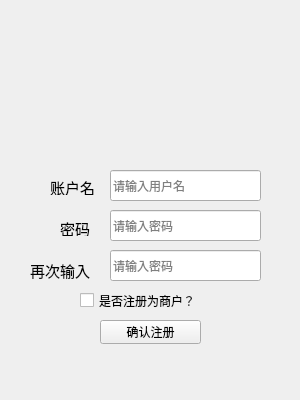
<?xml version="1.0" encoding="UTF-8"?>
<ui version="4.0">
 <class>userRegister</class>
 <widget class="QWidget" name="userRegister">
  <property name="geometry">
   <rect>
    <x>0</x>
    <y>0</y>
    <width>300</width>
    <height>400</height>
   </rect>
  </property>
  <property name="minimumSize">
   <size>
    <width>300</width>
    <height>400</height>
   </size>
  </property>
  <property name="maximumSize">
   <size>
    <width>300</width>
    <height>400</height>
   </size>
  </property>
  <property name="windowTitle">
   <string>注册</string>
  </property>
  <widget class="QLineEdit" name="password_input">
   <property name="geometry">
    <rect>
     <x>110</x>
     <y>210</y>
     <width>151</width>
     <height>31</height>
    </rect>
   </property>
   <property name="echoMode">
    <enum>QLineEdit::Password</enum>
   </property>
   <property name="placeholderText">
    <string>请输入密码</string>
   </property>
  </widget>
  <widget class="QPushButton" name="register_button">
   <property name="geometry">
    <rect>
     <x>100</x>
     <y>320</y>
     <width>101</width>
     <height>24</height>
    </rect>
   </property>
   <property name="minimumSize">
    <size>
     <width>0</width>
     <height>0</height>
    </size>
   </property>
   <property name="text">
    <string>确认注册</string>
   </property>
  </widget>
  <widget class="QLabel" name="password_label">
   <property name="geometry">
    <rect>
     <x>60</x>
     <y>220</y>
     <width>41</width>
     <height>16</height>
    </rect>
   </property>
   <property name="font">
    <font>
     <pointsize>11</pointsize>
    </font>
   </property>
   <property name="text">
    <string>密码</string>
   </property>
  </widget>
  <widget class="QLineEdit" name="username_input">
   <property name="geometry">
    <rect>
     <x>110</x>
     <y>170</y>
     <width>151</width>
     <height>31</height>
    </rect>
   </property>
   <property name="placeholderText">
    <string>请输入用户名</string>
   </property>
  </widget>
  <widget class="QLabel" name="username_label">
   <property name="geometry">
    <rect>
     <x>50</x>
     <y>180</y>
     <width>72</width>
     <height>15</height>
    </rect>
   </property>
   <property name="font">
    <font>
     <pointsize>11</pointsize>
    </font>
   </property>
   <property name="text">
    <string>账户名</string>
   </property>
  </widget>
  <widget class="QLineEdit" name="password_input_2">
   <property name="geometry">
    <rect>
     <x>110</x>
     <y>250</y>
     <width>151</width>
     <height>31</height>
    </rect>
   </property>
   <property name="text">
    <string/>
   </property>
   <property name="echoMode">
    <enum>QLineEdit::Password</enum>
   </property>
   <property name="placeholderText">
    <string>请输入密码</string>
   </property>
  </widget>
  <widget class="QLabel" name="password_label_2">
   <property name="geometry">
    <rect>
     <x>30</x>
     <y>260</y>
     <width>71</width>
     <height>20</height>
    </rect>
   </property>
   <property name="font">
    <font>
     <pointsize>11</pointsize>
    </font>
   </property>
   <property name="text">
    <string>再次输入</string>
   </property>
  </widget>
  <widget class="QCheckBox" name="checkBox">
   <property name="geometry">
    <rect>
     <x>80</x>
     <y>290</y>
     <width>161</width>
     <height>21</height>
    </rect>
   </property>
   <property name="text">
    <string>是否注册为商户？</string>
   </property>
  </widget>
  <widget class="QLabel" name="label">
   <property name="geometry">
    <rect>
     <x>20</x>
     <y>10</y>
     <width>271</width>
     <height>141</height>
    </rect>
   </property>
   <property name="text">
    <string/>
   </property>
   <property name="pixmap">
    <pixmap resource="ImageSource.qrc">:/assets/logo.png</pixmap>
   </property>
  </widget>
 </widget>
 <resources>
  <include location="ImageSource.qrc"/>
 </resources>
 <connections/>
</ui>
